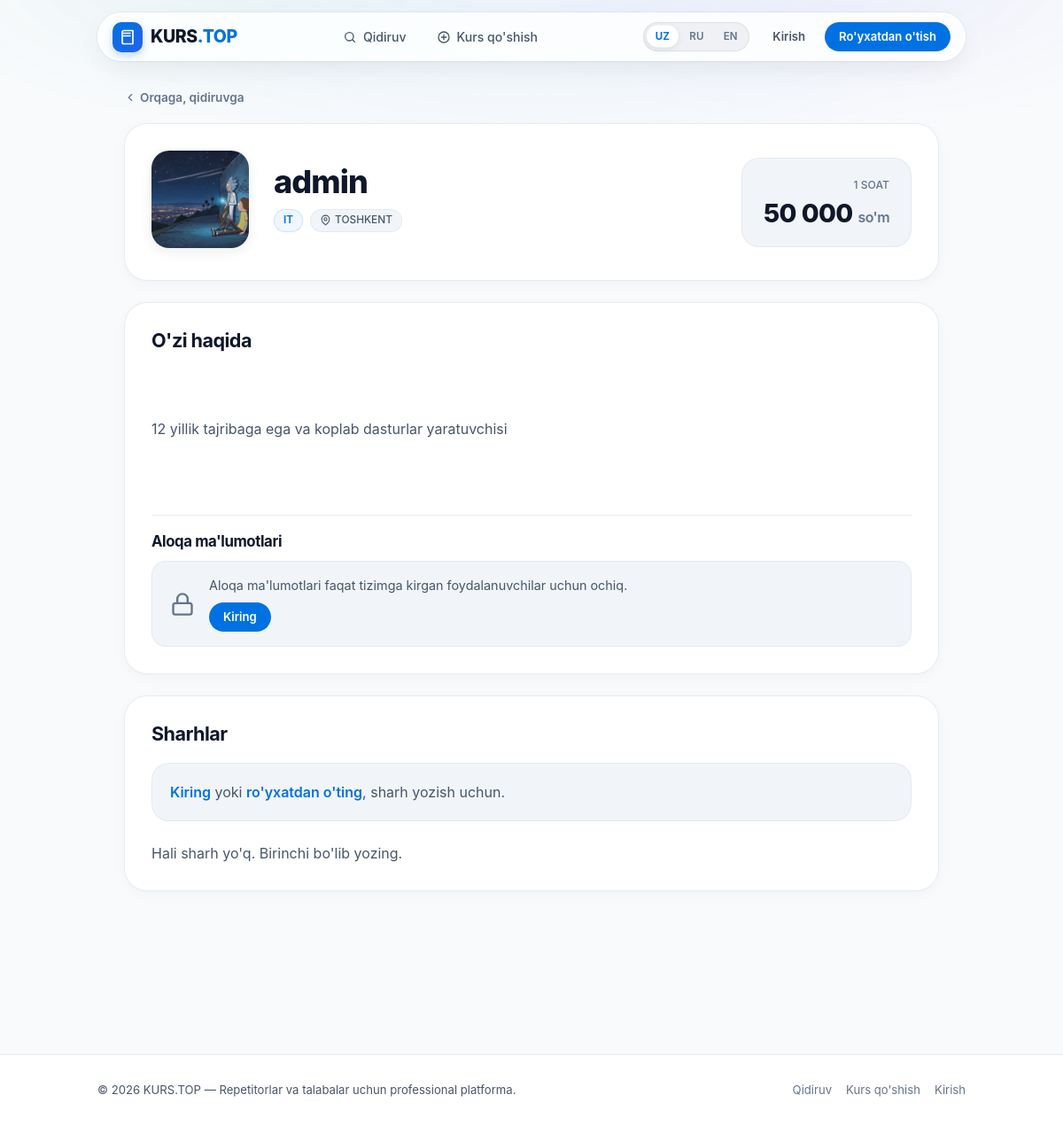
Screenshot of /repetitor/5 with the database file from the repository.
### tables this page shows
CREATE TABLE tutors (
            id INTEGER PRIMARY KEY AUTOINCREMENT,
            ism TEXT NOT NULL,
            fan TEXT NOT NULL,
            shahar TEXT NOT NULL,
            narx INTEGER NOT NULL
        , user_id INTEGER, telefon TEXT, tavsif TEXT, rasm TEXT, telegram TEXT, bepul_dars INTEGER DEFAULT 0, korishlar INTEGER DEFAULT 0);

### app.py (the view)
@app.route("/repetitor/<int:tid>")
def repetitor(tid):
    kod = request.args.get("x", "")
    xato = tr(XATO_KODLAR[kod]) if kod in XATO_KODLAR else ""
    return repetitor_sahifa(tid, xato)

### app.py (called while the page is built)
def joriy_til():
    til_kodi = session.get("lang")
    return til_kodi if til_kodi in ("ru", "en") else "uz"

def tr(key, **kw):
    juft = TR.get(key)
    if juft is None:
        return key
    matn = juft[TILLAR.index(joriy_til())]
    return matn.format(**kw) if kw else matn

def db():
    con = sqlite3.connect(DB)
    con.row_factory = sqlite3.Row
    return con

def csrf_token():
    if "csrf" not in session:
        session["csrf"] = secrets.token_hex(16)
    return session["csrf"]

def is_admin():
    return session.get("login") in ADMINLAR

@app.before_request
def csrf_himoya():
    if request.method == "POST" and not csrf_ok():
        return tr("csrf_xato"), 400

@app.context_processor
def umumiy():
    return dict(
        user=session.get("user_ism"),
        user_id=session.get("user_id"),
        admin=is_admin(),
        csrf=csrf_token(),
        tr=tr,
        lang=joriy_til(),
        static_version=STATIC_VERSION,
    )

### templates/repetitor.html (shortened to what this page needs)
{% extends "base.html" %}
{% block content %}
<div class="page-container profile-container">
  <nav class="breadcrumb">
    <a href="/qidiruv">
      <svg viewBox="0 0 24 24" fill="none" stroke="currentColor" stroke-width="2" stroke-linecap="round" stroke-linejoin="round"><path d="m15 18-6-6 6-6"/></svg>
      {{ tr('orqaga') }}
    </a>
  </nav>
  <header class="profile-hero-card">
    <div class="profile-hero-inner">
      <div class="profile-avatar-large">
        {% if t.rasm %}
          <img src="/static/uploads/{{ t.rasm }}" alt="{{ t.ism }}">
        {% else %}
          <div class="profile-fallback-letter">{{ t.ism[:1]|upper }}</div>
        {% endif %}
      </div>
      <div class="profile-details">
        <div class="profile-title-row">
          <h1 class="profile-name">{{ t.ism }}</h1>
        </div>
        <div class="badges-row">
          <span class="badge-subject">{{ t.fan }}</span>
          <span class="badge-city">
            <svg viewBox="0 0 24 24" fill="none" stroke="currentColor" stroke-width="2" stroke-linecap="round" stroke-linejoin="round"><path d="M20 10c0 6-8 12-8 12s-8-6-8-12a8 8 0 0 1 16 0Z"/><circle cx="12" cy="10" r="3"/></svg>
            {{ t.shahar }}
          </span>
        </div>
      </div>
      <div class="profile-price-box">
        <span class="price-box-label">{{ tr('soat') }}</span>
        <div class="price-box-amount">
          {{ '{:,}'.format(t.narx).replace(',', ' ') }}
          <span class="currency">{{ tr('som') }}</span>
        </div>
      </div>
    </div>
  </header>
  <section class="apple-surface-card">
    <div class="surface-header">
      <h2>{{ tr('ozi_haqida') }}</h2>
    </div>
    <div class="profile-bio-text">
      {% if t.tavsif %}
        <p>{{ t.tavsif }}</p>
      {% else %}
        <p class="text-muted">{{ tr('tavsif_yoq') }}</p>
      {% endif %}
    </div>
    <div class="profile-contact-section">
      <h3>Aloqa ma'lumotlari</h3>
      {% if t.telefon or t.telegram %}
        {% if user %}
          <div class="contact-actions-row">
            {% if t.telefon %}
              <a class="btn-contact-lg btn-phone" href="tel:{{ t.telefon }}">
                <svg viewBox="0 0 24 24" fill="none" stroke="currentColor" stroke-width="2" stroke-linecap="round" stroke-linejoin="round"><path d="M22 16.92v3a2 2 0 0 1-2.18 2 19.79 19.79 0 0 1-8.63-3.07 19.5 19.5 0 0 1-6-6 19.79 19.79 0 0 1-3.07-8.67A2 2 0 0 1 4.11 2h3a2 2 0 0 1 2 1.72 12.84 12.84 0 0 0 .7 2.81 2 2 0 0 1-.45 2.11L8.09 9.91a16 16 0 0 0 6 6l1.27-1.27a2 2 0 0 1 2.11-.45 12.84 12.84 0 0 0 2.81.7A2 2 0 0 1 22 16.92z"/></svg>
                <span>{{ t.telefon[:4] }} {{ t.telefon[4:6] }} {{ t.telefon[6:9] }} {{ t.telefon[9:11] }} {{ t.telefon[11:] }}</span>
              </a>
            {% endif %}
            {% if t.telegram %}
              <a class="btn-contact-lg btn-tg" href="https://t.me/{{ t.telegram }}" target="_blank" rel="noopener">
                <svg viewBox="0 0 24 24" fill="currentColor"><path d="M12 2C6.48 2 2 6.48 2 12s4.48 10 10 10 10-4.48 10-10S17.52 2 12 2zm4.64 6.8c-.15 1.58-.8 5.42-1.13 7.19-.14.75-.42 1-.68 1.03-.58.05-1.02-.38-1.58-.75-.88-.58-1.38-.94-2.23-1.5-.99-.65-.35-1.01.22-1.59.15-.15 2.71-2.48 2.76-2.69a.2.2 0 00-.05-.18c-.06-.05-.14-.03-.21-.02-.09.02-1.49.95-4.22 2.79-.4.27-.76.41-1.08.4-.36-.01-1.04-.2-1.55-.37-.63-.2-1.12-.31-1.08-.66.02-.18.27-.36.75-.55 2.92-1.27 4.86-2.11 5.83-2.52 2.78-1.16 3.35-1.36 3.73-1.36.08 0 .27.02.39.12.1.08.13.19.14.27-.01.06.01.24 0 .38z"/></svg>
                <span>Telegram: @{{ t.telegram }}</span>
              </a>
            {% endif %}
          </div>
        {% else %}
          <div class="locked-card">
            <svg viewBox="0 0 24 24" fill="none" stroke="currentColor" stroke-width="2" stroke-linecap="round" stroke-linejoin="round"><rect x="3" y="11" width="18" height="11" rx="2" ry="2"/><path d="M7 11V7a5 5 0 0 1 10 0v4"/></svg>
            <div>
              <p>Aloqa ma'lumotlari faqat tizimga kirgan foydalanuvchilar uchun ochiq.</p>
              <a href="/kirish" class="btn-primary-sm">{{ tr('kiring') }}</a>
            </div>
          </div>
        {% endif %}
      {% endif %}
    </div>
  </section>
  <section class="apple-surface-card" id="sharhlar">
    <div class="surface-header">
      <h2>{{ tr('sharhlar') }}</h2>
    </div>
    <div class="review-compose-box">
      {% if not user %}
        <div class="callout-card">
          <p><a href="/kirish" class="link-bold">{{ tr('kiring') }}</a> {{ tr('yoki') }} <a href="/royxat" class="link-bold">{{ tr('royxat_oting') }}</a>{{ tr('sharh_uchun') }}</p>
        </div>
      {% elif user_id == t.user_id %}
        <p class="text-muted">{{ tr('oz_elon_sharh') }}</p>
      {% endif %}
    </div>
    <div class="reviews-stack">
      {% for s in sharhlar %}
        <div class="review-item">
          <div class="review-head">
            <div class="review-author-avatar">{{ s.muallif[:1]|upper }}</div>
            <div class="review-author-meta">
              <span class="review-author-name">{{ s.muallif }}</span>
              <div class="stars-row">
                <span class="stars-active">{{ '★' * s.baho }}</span><span class="stars-empty">{{ '★' * (5 - s.baho) }}</span>
              </div>
            </div>
            {% if user_id and (s.user_id == user_id or admin) %}
              <form method="post" action="/sharh-ochir/{{ s.id }}" onsubmit='return confirm({{ tr("sharh_ochirilsinmi")|tojson }})' class="review-delete-form">
                <button class="btn-icon-delete" title="{{ tr('ochirish') }}" type="submit">
                  <svg viewBox="0 0 24 24" fill="none" stroke="currentColor" stroke-width="2" stroke-linecap="round" stroke-linejoin="round"><polyline points="3 6 5 6 21 6"/><path d="M19 6v14a2 2 0 0 1-2 2H7a2 2 0 0 1-2-2V6m3 0V4a2 2 0 0 1 2-2h4a2 2 0 0 1 2 2v2"/></svg>
                </button>
              </form>
            {% endif %}
          </div>
          {% if s.matn %}
            <p class="review-body">{{ s.matn }}</p>
          {% endif %}
        </div>
      {% else %}
        <div class="empty-reviews">
          <p>{{ tr('birinchi_yozing') }}</p>
        </div>
      {% endfor %}
    </div>
  </section>
</div>
{% endblock %}

### rows the page displays
tutors: rasm (picture), ism "admin", fan "IT", shahar "TOSHKENT", narx "50 000", tavsif "12 yillik tajribaga ega va koplab dasturlar yaratuvchisi"

### other values shown
{{ tr('qidiruv') }} "Qidiruv"
{{ tr('kurs_qosh') }} "Kurs qo'shish"
{{ tr('kirish') }} "Kirish"
{{ tr('royxat') }} "Ro'yxatdan o'tish"
{{ tr('orqaga') }} "Orqaga, qidiruvga"
{{ tr('soat') }} "1 SOAT"
{{ tr('som') }} "so'm"
{{ tr('ozi_haqida') }} "O'zi haqida"
{{ tr('kiring') }} "Kiring"
{{ tr('sharhlar') }} "Sharhlar"
{{ tr('yoki') }} "yoki"
{{ tr('royxat_oting') }} "ro'yxatdan o'ting"
{{ tr('sharh_uchun') }} ", sharh yozish uchun."
{{ tr('birinchi_yozing') }} "Hali sharh yo'q. Birinchi bo'lib yozing."
